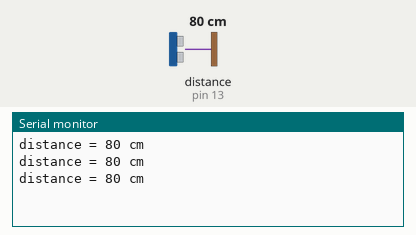
Recording of a sketch running on a simulated Arduino Uno, built with avr-gcc and run on an emulated ATmega328P. Parts: the last lines printed to the serial monitor. Wiring (inferred from the names in the program): ultrasonic range finder: trigger pin 12; echo pin 13. Inputs (shaded band) come from the test bench; at power-on: distance to the obstacle (sensor on pin 13) 80 cm. The echo pulse lasts 58.3 µs per cm.

Above: at 1.3 s.
1.4 s: distance to the obstacle (sensor on pin 13) set to 2 cm
At 1.9 s:
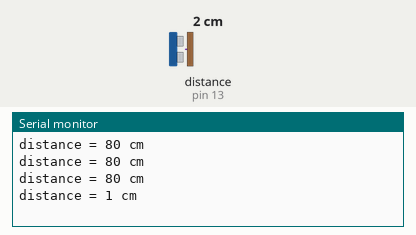
2.9 s: distance to the obstacle (sensor on pin 13) set to 4 cm
At 3.4 s:
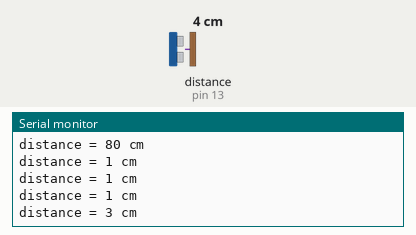
Timing chart, 0 to 5.9 s (numbered marks = the images above; inputs shaded):
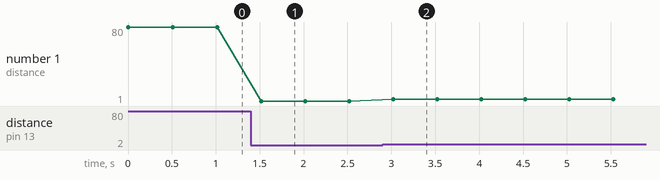

Measured:
- after the input at 1.4 s, the serial monitor: prints a new line after 0.12 s (image 1)
- after the input at 2.9 s, the serial monitor: prints a new line after 0.12 s (image 2)
- plotted number 1: 80 → 1 after the input at 1.4 s, 1 → 3 after the input at 2.9 s

The sketch:

20210106_ultrasonicMatrix.ino
```cpp
/*

*/

const int triggerPin = 12;
const int echoPin = 13;
long duration = 0;

void setup()
{
  Serial.begin(9600);

  pinMode(triggerPin, OUTPUT);
  pinMode(echoPin, INPUT);
}

void loop()
{
  digitalWrite(triggerPin, LOW);
  delayMicroseconds(2);
  digitalWrite(triggerPin, HIGH);
  delayMicroseconds(2);
  digitalWrite(triggerPin, LOW);

  duration = pulseIn(echoPin, HIGH);

  long distance_mm = Distance(duration);

  Serial.print("distance = ");
  Serial.print(distance_mm/10);
  Serial.println(" cm");

  delay(500);
}

long Distance(long time)
{
  long distanceCalc;
  distanceCalc = ((time/2.9)/2);

  return distanceCalc;
}
```
